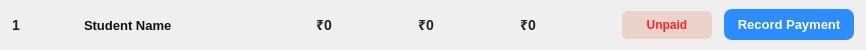
<?xml version="1.0" encoding="UTF-8"?>
<ui version="4.0">
 <class>StudentFeeRow</class>
 <widget class="QFrame" name="StudentFeeRow">
  <property name="geometry">
   <rect>
    <x>0</x>
    <y>0</y>
    <width>866</width>
    <height>50</height>
   </rect>
  </property>
  <property name="minimumSize">
   <size>
    <width>0</width>
    <height>50</height>
   </size>
  </property>
  <property name="maximumSize">
   <size>
    <width>16777215</width>
    <height>56</height>
   </size>
  </property>
  <property name="styleSheet">
   <string notr="true">

                QLabel {
                border: none;
                color: #222;
                font-size: 14px;
font-weight: 600
                }

                QPushButton {
                border: none;
                padding: 8px 14px;
                border-radius: 8px;
                background-color: #2d8cff;
                color: white;
                font-size: 13px;
                font-weight: 600;
                }

                QPushButton:hover {
                background-color: #1f7ae6;
                }
            </string>
  </property>
  <layout class="QHBoxLayout" name="rowLayout">
   <property name="spacing">
    <number>12</number>
   </property>
   <property name="leftMargin">
    <number>12</number>
   </property>
   <property name="topMargin">
    <number>8</number>
   </property>
   <property name="rightMargin">
    <number>12</number>
   </property>
   <property name="bottomMargin">
    <number>8</number>
   </property>
   <item>
    <widget class="QLabel" name="label_sno">
     <property name="sizePolicy">
      <sizepolicy hsizetype="Fixed" vsizetype="Fixed">
       <horstretch>0</horstretch>
       <verstretch>0</verstretch>
      </sizepolicy>
     </property>
     <property name="minimumSize">
      <size>
       <width>60</width>
       <height>0</height>
      </size>
     </property>
     <property name="text">
      <string>1</string>
     </property>
    </widget>
   </item>
   <item>
    <widget class="QLabel" name="label_studentName">
     <property name="minimumSize">
      <size>
       <width>220</width>
       <height>0</height>
      </size>
     </property>
     <property name="styleSheet">
      <string notr="true">font-weight: 600; font-size: 13px; color: #111;</string>
     </property>
     <property name="text">
      <string>Student Name</string>
     </property>
    </widget>
   </item>
   <item>
    <widget class="QLabel" name="label_totalFee">
     <property name="minimumSize">
      <size>
       <width>90</width>
       <height>0</height>
      </size>
     </property>
     <property name="text">
      <string>₹0</string>
     </property>
     <property name="alignment">
      <set>Qt::AlignmentFlag::AlignLeading|Qt::AlignmentFlag::AlignLeft|Qt::AlignmentFlag::AlignVCenter</set>
     </property>
    </widget>
   </item>
   <item>
    <widget class="QLabel" name="label_paidFee">
     <property name="minimumSize">
      <size>
       <width>90</width>
       <height>0</height>
      </size>
     </property>
     <property name="text">
      <string>₹0</string>
     </property>
     <property name="alignment">
      <set>Qt::AlignmentFlag::AlignLeading|Qt::AlignmentFlag::AlignLeft|Qt::AlignmentFlag::AlignVCenter</set>
     </property>
    </widget>
   </item>
   <item>
    <widget class="QLabel" name="label_pendingFee">
     <property name="minimumSize">
      <size>
       <width>90</width>
       <height>0</height>
      </size>
     </property>
     <property name="text">
      <string>₹0</string>
     </property>
     <property name="alignment">
      <set>Qt::AlignmentFlag::AlignLeading|Qt::AlignmentFlag::AlignLeft|Qt::AlignmentFlag::AlignVCenter</set>
     </property>
    </widget>
   </item>
   <item>
    <widget class="QWidget" name="widget_2" native="true">
     <layout class="QHBoxLayout" name="horizontalLayout_2">
      <property name="spacing">
       <number>0</number>
      </property>
      <property name="leftMargin">
       <number>0</number>
      </property>
      <property name="topMargin">
       <number>0</number>
      </property>
      <property name="rightMargin">
       <number>0</number>
      </property>
      <property name="bottomMargin">
       <number>0</number>
      </property>
      <item>
       <widget class="QLabel" name="label_status">
        <property name="minimumSize">
         <size>
          <width>90</width>
          <height>28</height>
         </size>
        </property>
        <property name="maximumSize">
         <size>
          <width>120</width>
          <height>28</height>
         </size>
        </property>
        <property name="styleSheet">
         <string notr="true">
                            QLabel {
                            background-color: rgba(218, 55, 0, 40);
                            color: rgb(255, 37, 41);
                            border-radius: 5px;
                            padding: 4px 10px;
                            font-size: 12px;
                            font-weight: 600;
                            }
                        </string>
        </property>
        <property name="text">
         <string>Unpaid</string>
        </property>
        <property name="alignment">
         <set>Qt::AlignmentFlag::AlignCenter</set>
        </property>
       </widget>
      </item>
     </layout>
    </widget>
   </item>
   <item>
    <widget class="QWidget" name="widget" native="true">
     <layout class="QHBoxLayout" name="horizontalLayout">
      <property name="spacing">
       <number>0</number>
      </property>
      <property name="leftMargin">
       <number>0</number>
      </property>
      <property name="topMargin">
       <number>0</number>
      </property>
      <property name="rightMargin">
       <number>0</number>
      </property>
      <property name="bottomMargin">
       <number>0</number>
      </property>
      <item>
       <widget class="QPushButton" name="btn_recordPayment">
        <property name="minimumSize">
         <size>
          <width>130</width>
          <height>30</height>
         </size>
        </property>
        <property name="cursor">
         <cursorShape>PointingHandCursor</cursorShape>
        </property>
        <property name="text">
         <string>Record Payment</string>
        </property>
       </widget>
      </item>
     </layout>
    </widget>
   </item>
  </layout>
 </widget>
 <resources/>
 <connections/>
</ui>
